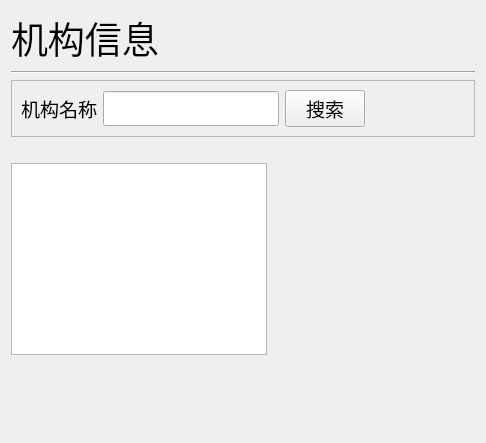
<?xml version="1.0" encoding="UTF-8"?>
<ui version="4.0">
 <class>Form</class>
 <widget class="QWidget" name="Form">
  <property name="geometry">
   <rect>
    <x>0</x>
    <y>0</y>
    <width>486</width>
    <height>443</height>
   </rect>
  </property>
  <property name="font">
   <font>
    <family>SimHei</family>
    <pointsize>14</pointsize>
   </font>
  </property>
  <property name="windowTitle">
   <string>Form</string>
  </property>
  <layout class="QVBoxLayout" name="verticalLayout_2">
   <item>
    <widget class="QLabel" name="label">
     <property name="font">
      <font>
       <family>SimHei</family>
       <pointsize>28</pointsize>
      </font>
     </property>
     <property name="text">
      <string>机构信息</string>
     </property>
    </widget>
   </item>
   <item>
    <widget class="Line" name="line">
     <property name="orientation">
      <enum>Qt::Horizontal</enum>
     </property>
    </widget>
   </item>
   <item>
    <widget class="QFrame" name="frame">
     <property name="frameShape">
      <enum>QFrame::StyledPanel</enum>
     </property>
     <property name="frameShadow">
      <enum>QFrame::Raised</enum>
     </property>
     <layout class="QHBoxLayout" name="horizontalLayout_2">
      <item>
       <widget class="QLabel" name="label_2">
        <property name="text">
         <string>机构名称</string>
        </property>
       </widget>
      </item>
      <item>
       <widget class="QLineEdit" name="lineEdit">
        <property name="sizePolicy">
         <sizepolicy hsizetype="Preferred" vsizetype="Fixed">
          <horstretch>0</horstretch>
          <verstretch>0</verstretch>
         </sizepolicy>
        </property>
       </widget>
      </item>
      <item>
       <widget class="QPushButton" name="button_search">
        <property name="cursor">
         <cursorShape>PointingHandCursor</cursorShape>
        </property>
        <property name="text">
         <string>搜索</string>
        </property>
       </widget>
      </item>
      <item>
       <spacer name="horizontalSpacer">
        <property name="orientation">
         <enum>Qt::Horizontal</enum>
        </property>
        <property name="sizeHint" stdset="0">
         <size>
          <width>40</width>
          <height>20</height>
         </size>
        </property>
       </spacer>
      </item>
     </layout>
    </widget>
   </item>
   <item>
    <layout class="QHBoxLayout" name="horizontalLayout">
     <property name="topMargin">
      <number>20</number>
     </property>
     <item>
      <widget class="QTableWidget" name="tableWidget"/>
     </item>
     <item>
      <spacer name="horizontalSpacer_2">
       <property name="orientation">
        <enum>Qt::Horizontal</enum>
       </property>
       <property name="sizeHint" stdset="0">
        <size>
         <width>40</width>
         <height>20</height>
        </size>
       </property>
      </spacer>
     </item>
    </layout>
   </item>
   <item>
    <widget class="PageController" name="page_controller" native="true"/>
   </item>
   <item>
    <spacer name="verticalSpacer">
     <property name="orientation">
      <enum>Qt::Vertical</enum>
     </property>
     <property name="sizeHint" stdset="0">
      <size>
       <width>20</width>
       <height>40</height>
      </size>
     </property>
    </spacer>
   </item>
  </layout>
 </widget>
 <customwidgets>
  <customwidget>
   <class>PageController</class>
   <extends>QWidget</extends>
   <header>ui.page_elements.PageController</header>
   <container>1</container>
  </customwidget>
 </customwidgets>
 <resources/>
 <connections/>
</ui>
